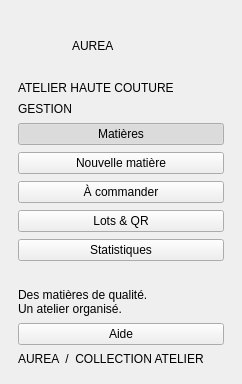
          <widget class="QFrame" name="sidebar">
            <property name="minimumSize">
              <size>
                <width>242</width>
                <height>0</height>
              </size>
            </property>
            <property name="maximumSize">
              <size>
                <width>242</width>
                <height>16777215</height>
              </size>
            </property>
            <layout class="QVBoxLayout" name="sidebarLayout">
              <property name="leftMargin">
                <number>18</number>
              </property>
              <property name="topMargin">
                <number>18</number>
              </property>
              <property name="rightMargin">
                <number>18</number>
              </property>
              <property name="bottomMargin">
                <number>18</number>
              </property>
              <property name="spacing">
                <number>7</number>
              </property>
              <item>
                <widget class="QWidget" name="brandRow">
                  <layout class="QHBoxLayout" name="brandRowLayout">
                    <property name="leftMargin">
                      <number>0</number>
                    </property>
                    <property name="topMargin">
                      <number>0</number>
                    </property>
                    <property name="rightMargin">
                      <number>0</number>
                    </property>
                    <property name="bottomMargin">
                      <number>0</number>
                    </property>
                    <property name="spacing">
                      <number>6</number>
                    </property>
                    <item>
                      <widget class="QLabel" name="logoMark">
                        <property name="text">
                          <string />
                        </property>
                        <property name="sizePolicy">
                          <sizepolicy hsizetype="Preferred" vsizetype="Fixed">
                            <horstretch>0</horstretch>
                            <verstretch>0</verstretch>
                          </sizepolicy>
                        </property>
                        <property name="minimumSize">
                          <size>
                            <width>48</width>
                            <height>56</height>
                          </size>
                        </property>
                        <property name="maximumSize">
                          <size>
                            <width>48</width>
                            <height>56</height>
                          </size>
                        </property>
                        <property name="pixmap">
                          <pixmap>:/assets/logo.svg</pixmap>
                        </property>
                        <property name="scaledContents">
                          <bool>true</bool>
                        </property>
                      </widget>
                    </item>
                    <item>
                      <widget class="QLabel" name="logoWord">
                        <property name="text">
                          <string>AUREA</string>
                        </property>
                        <property name="sizePolicy">
                          <sizepolicy hsizetype="Preferred" vsizetype="Fixed">
                            <horstretch>0</horstretch>
                            <verstretch>0</verstretch>
                          </sizepolicy>
                        </property>
                      </widget>
                    </item>
                  </layout>
                </widget>
              </item>
              <item>
                <widget class="QLabel" name="brandSubtitle">
                  <property name="text">
                    <string>ATELIER HAUTE COUTURE</string>
                  </property>
                  <property name="sizePolicy">
                    <sizepolicy hsizetype="Preferred" vsizetype="Fixed">
                      <horstretch>0</horstretch>
                      <verstretch>0</verstretch>
                    </sizepolicy>
                  </property>
                  <property name="eyebrow" stdset="0">
                    <bool>true</bool>
                  </property>
                </widget>
              </item>
              <item>
                <widget class="QLabel" name="navCaption">
                  <property name="text">
                    <string>GESTION</string>
                  </property>
                  <property name="sizePolicy">
                    <sizepolicy hsizetype="Preferred" vsizetype="Fixed">
                      <horstretch>0</horstretch>
                      <verstretch>0</verstretch>
                    </sizepolicy>
                  </property>
                  <property name="muted" stdset="0">
                    <bool>true</bool>
                  </property>
                </widget>
              </item>
              <item>
                <widget class="QPushButton" name="navInventory">
                  <property name="text">
                    <string>Matières</string>
                  </property>
                  <property name="nav" stdset="0">
                    <bool>true</bool>
                  </property>
                  <property name="checkable">
                    <bool>true</bool>
                  </property>
                  <property name="checked">
                    <bool>true</bool>
                  </property>
                </widget>
              </item>
              <item>
                <widget class="QPushButton" name="navEditor">
                  <property name="text">
                    <string>Nouvelle matière</string>
                  </property>
                  <property name="nav" stdset="0">
                    <bool>true</bool>
                  </property>
                  <property name="checkable">
                    <bool>true</bool>
                  </property>
                </widget>
              </item>
              <item>
                <widget class="QPushButton" name="navAlerts">
                  <property name="text">
                    <string>À commander</string>
                  </property>
                  <property name="nav" stdset="0">
                    <bool>true</bool>
                  </property>
                  <property name="checkable">
                    <bool>true</bool>
                  </property>
                </widget>
              </item>
              <item>
                <widget class="QPushButton" name="navQr">
                  <property name="text">
                    <string>Lots &amp;&amp; QR</string>
                  </property>
                  <property name="nav" stdset="0">
                    <bool>true</bool>
                  </property>
                  <property name="checkable">
                    <bool>true</bool>
                  </property>
                </widget>
              </item>
              <item>
                <widget class="QPushButton" name="navStats">
                  <property name="text">
                    <string>Statistiques</string>
                  </property>
                  <property name="nav" stdset="0">
                    <bool>true</bool>
                  </property>
                  <property name="checkable">
                    <bool>true</bool>
                  </property>
                </widget>
              </item>
              <item>
                <spacer name="sidebarSpacer">
                  <property name="orientation">
                    <enum>Qt::Vertical</enum>
                  </property>
                  <property name="sizeHint" stdset="0">
                    <size>
                      <width>20</width>
                      <height>20</height>
                    </size>
                  </property>
                </spacer>
              </item>
              <item>
                <widget class="QLabel" name="sidebarNote">
                  <property name="text">
                    <string>Des matières de qualité.
Un atelier organisé.</string>
                  </property>
                  <property name="sizePolicy">
                    <sizepolicy hsizetype="Preferred" vsizetype="Fixed">
                      <horstretch>0</horstretch>
                      <verstretch>0</verstretch>
                    </sizepolicy>
                  </property>
                  <property name="muted" stdset="0">
                    <bool>true</bool>
                  </property>
                  <property name="wordWrap">
                    <bool>true</bool>
                  </property>
                </widget>
              </item>
              <item>
                <widget class="QPushButton" name="helpButton">
                  <property name="text">
                    <string>Aide</string>
                  </property>
                </widget>
              </item>
              <item>
                <widget class="QLabel" name="sidebarVersion">
                  <property name="text">
                    <string>AUREA  /  COLLECTION ATELIER</string>
                  </property>
                  <property name="sizePolicy">
                    <sizepolicy hsizetype="Preferred" vsizetype="Fixed">
                      <horstretch>0</horstretch>
                      <verstretch>0</verstretch>
                    </sizepolicy>
                  </property>
                  <property name="eyebrow" stdset="0">
                    <bool>true</bool>
                  </property>
                </widget>
              </item>
            </layout>
          </widget>
